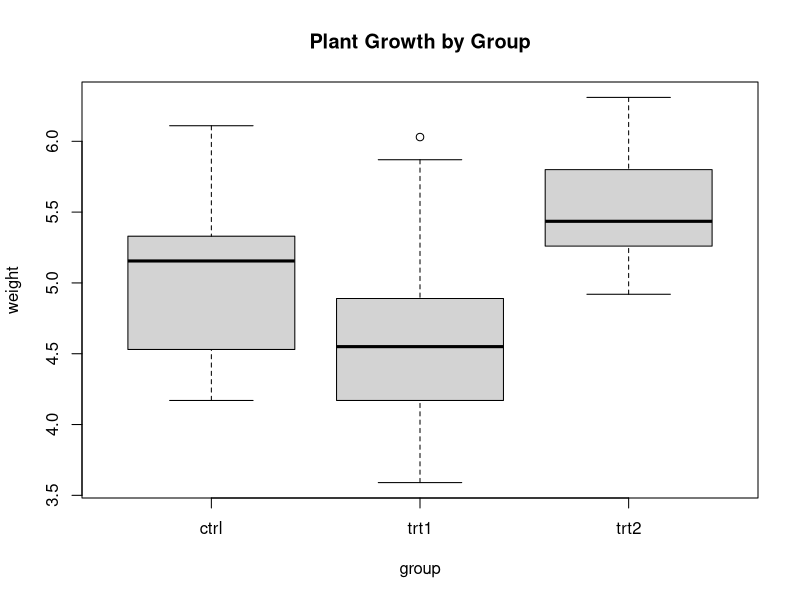
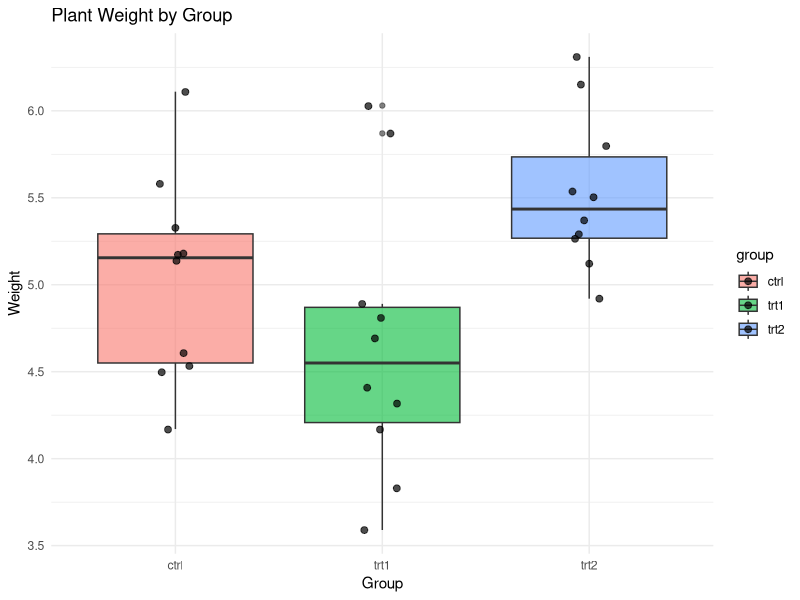
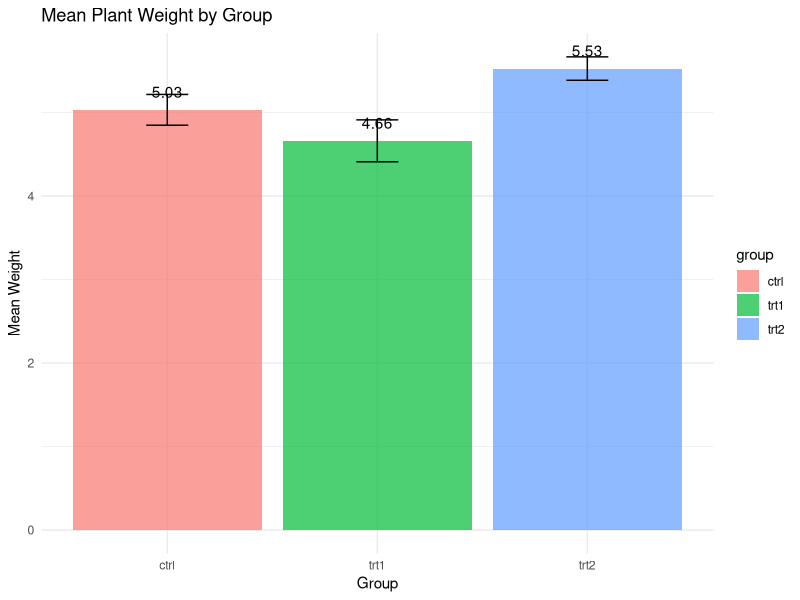
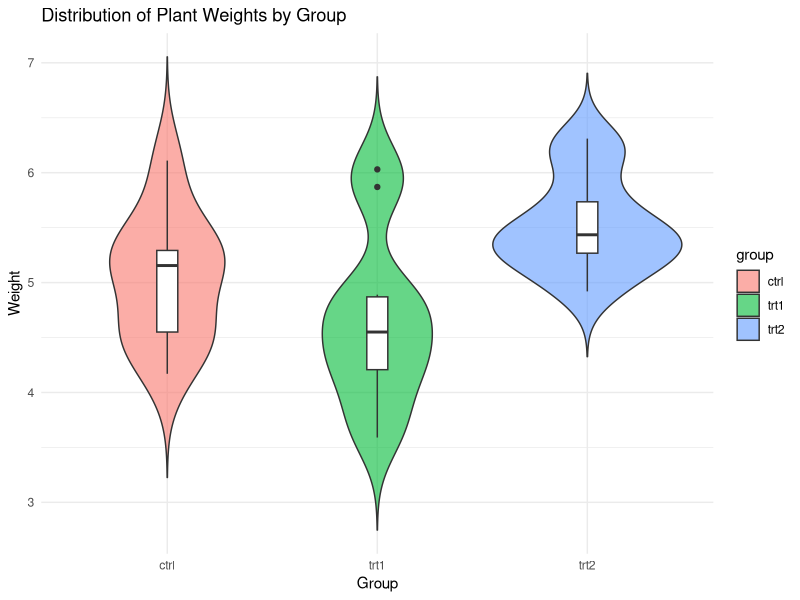

R code for these plots, in order:
data(PlantGrowth)
boxplot(weight ~ group, data=PlantGrowth, main="Plant Growth by Group")

# View dataset
head(PlantGrowth)
summary(PlantGrowth)
table(PlantGrowth$group)

# Descriptive Statistics
install.packages("dplyr")
library(dplyr)

PlantGrowth %>%
  group_by(group) %>%
  summarise(
    mean_weight = mean(weight),
    sd_weight = sd(weight),
    n = n()
  )

# Boxplot with jittered Points
install.packages("ggplot2")
library(ggplot2)

ggplot(PlantGrowth, aes(x = group, y = weight, fill = group)) +
  geom_boxplot(alpha = 0.6) +
  geom_jitter(width = 0.1, size = 2, alpha = 0.7) +
  labs(title = "Plant Weight by Group",
       x = "Group",
       y = "Weight") +
  theme_minimal()

# Mean Plot with Error Bars
install.packages("ggplot2")
library(ggplot2)
install.packages("dplyr")
library(dplyr)

stats <- PlantGrowth %>%
  group_by(group) %>%
  summarise(
    mean_weight = mean(weight),
    se = sd(weight) / sqrt(n())
  )

ggplot(stats, aes(x = group, y = mean_weight, fill = group)) +
  geom_col(alpha = 0.7) +
  geom_errorbar(aes(ymin = mean_weight - se, ymax = mean_weight + se),
                width = 0.2, color = "black") +
  geom_text(aes(label = round(mean_weight, 2)), vjust = -1) +
  labs(title = "Mean Plant Weight by Group",
       x = "Group",
       y = "Mean Weight") +
  theme_minimal()


# ANOVA
model <- aov(weight ~ group, data=PlantGrowth)
summary(model)

# Post-hoc test
TukeyHSD(model)

# Violin Plot
ggplot(PlantGrowth, aes(x = group, y = weight, fill = group)) +
  geom_violin(trim = FALSE, alpha = 0.6) +
  geom_boxplot(width = 0.1, fill = "white") +
  labs(title = "Distribution of Plant Weights by Group",
       x = "Group",
       y = "Weight") +
  theme_minimal()

